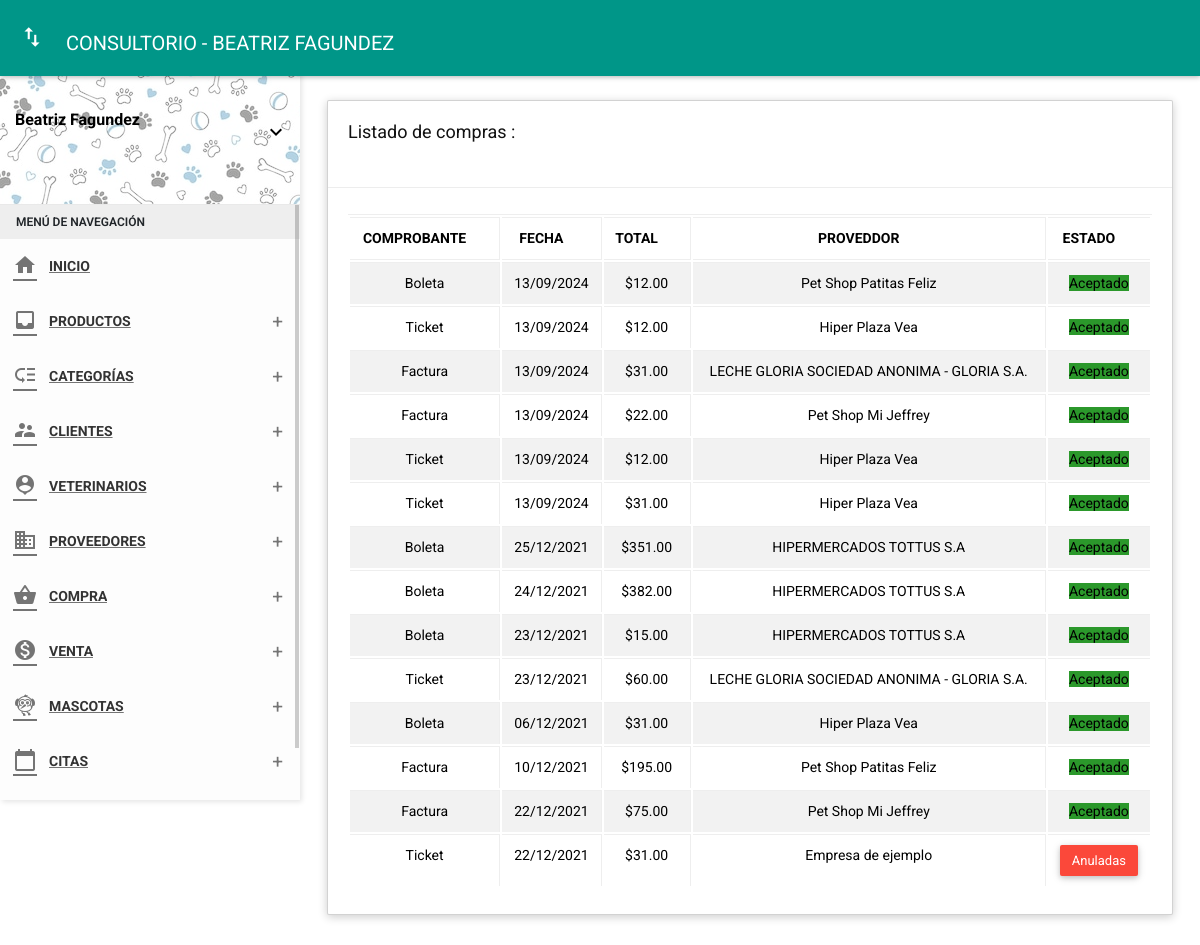
Page /folder/compra.php (signed in) on the earlier database version.
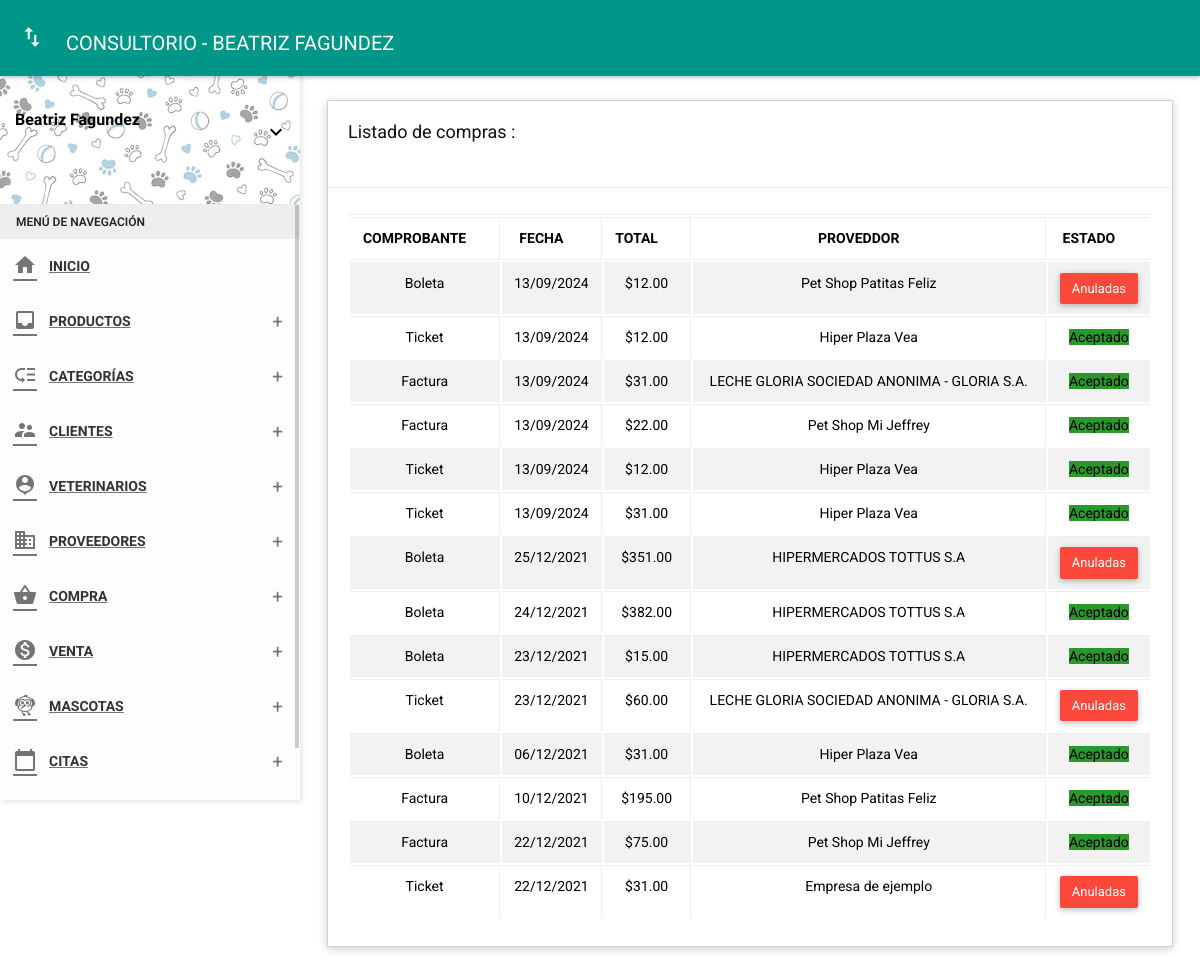
Same page on the later database version.
### tables this page shows
CREATE TABLE `compra` (
  `id_compra` int(11) NOT NULL,
  `fecha` date NOT NULL,
  `estado` char(1) NOT NULL,
  `id_prove` int(11) NOT NULL,
  `total` decimal(10,2) NOT NULL,
  `tipoc` varchar(25) NOT NULL,
  `tipopa` varchar(15) NOT NULL
);

CREATE TABLE `supplier` (
  `id_prove` int(11) NOT NULL,
  `nomprove` varchar(255) NOT NULL,
  `ruc` char(14) NOT NULL,
  `direcc` varchar(200) NOT NULL,
  `pais` varchar(50) NOT NULL,
  `tele` char(12) NOT NULL,
  `corre` varchar(35) NOT NULL,
  `estado` char(1) NOT NULL,
  `fere` timestamp NOT NULL DEFAULT current_timestamp() ON UPDATE current_timestamp()
);

### Controller/compracontrolador.php (called while the page is built, shortened)
<?php
class compracontrolador{
    function mostrar(){
        require_once '../View/compra/mostrar.php';
    }
    }

### View/compra/mostrar.php (the view, shortened to what this page needs)
<?php include('./../Includes/Head.php'); ?>
<body class="theme-red">
    <nav class="navbar">
        <div class="container-fluid">
            <div class="navbar-header">
                <a href="javascript:void(0);" class="navbar-toggle collapsed" data-toggle="collapse" data-target="#navbar-collapse" aria-expanded="false"></a>
                <a class="navbar-brand" href="../vista/panel-admin/administrador"> CONSULTORIO - BEATRIZ FAGUNDEZ </a>
            </div>
        </div>
    </nav>
    <?php include '../Includes/Sidebar.php'; ?>
    <section class="content">
        <div class="container-fluid">
            <div class="row clearfix">
                <div class="col-lg-12 col-md-12 col-sm-12 col-xs-12">
                    <div class="card">
                        <div class="header">
                            <h2>
                                Listado de compras :
                            </h2><br>
                        </div>
                        <div class="body">
                            <div class="table-responsive">
                                <?php
$contraseña = "";
$usuario = "root";
$nombre_base_de_datos = "vetdog";
try{
    $base_de_datos = new PDO('mysql:host=localhost;dbname=' . $nombre_base_de_datos, $usuario, $contraseña);
     $base_de_datos->query("set names utf8;");
    $base_de_datos->setAttribute(PDO::ATTR_EMULATE_PREPARES, FALSE);
    $base_de_datos->setAttribute(PDO::ATTR_ERRMODE, PDO::ERRMODE_EXCEPTION);
    $base_de_datos->setAttribute(PDO::ATTR_DEFAULT_FETCH_MODE, PDO::FETCH_OBJ);
}catch(Exception $e){
    echo "Ocurrió algo con la base de datos: " . $e->getMessage();
}
$sentencia = $base_de_datos->query("SELECT  compra.fecha, compra.id_compra,compra.estado, compra.total,compra.tipoc, compra.tipopa, supplier.id_prove, supplier.nomprove, supplier.ruc, supplier.direcc, supplier.pais, supplier.tele, supplier.corre,
GROUP_CONCAT( products.nompro, '..', products.codigo, '..',products.preciC, '..', productos_comprados.canti SEPARATOR '__') AS products FROM compra INNER JOIN productos_comprados ON productos_comprados.id_compra = compra.id_compra INNER JOIN products ON products.id_prod = productos_comprados.id_prod INNER JOIN supplier ON compra.id_prove =supplier.id_prove GROUP BY compra.id_compra ORDER BY compra.id_compra DESC;");
$compras = $sentencia->fetchAll(PDO::FETCH_OBJ);
?>
                                <table class="table table-bordered table-striped table-hover dataTable js-exportable">
                                    <thead>
                                        <tr>
                                        <th class="text-center">COMPROBANTE</th>
                                        <th class="text-center">FECHA</th>
                                        <th class="text-center">TOTAL</th>
                                        <th class="text-center">PROVEDDOR</th>
                                        <th class="text-center">ESTADO</th>
                                    </tr>
                                    </thead>
                                    <tbody>
                                    <?php foreach($compras as $compra){ ?>
                                    <tr>
                                    <td class="text-center"><?php echo $compra->tipoc ?></td>
                                    <td class="text-center"><?php echo (new DateTime($compra->fecha))->format('d/m/Y'); ?></td>
                                    <td class="text-center">$<?php echo $compra->total ?></td>
                                    <td class="text-center"><?php echo $compra->nomprove ?></td>
                                    <td class="text-center">
                <?php
                if($compra->estado==1)  { ?>
                <form  method="get" action="javascript:activo('<?php echo $compra->id_compra; ?>')">
                    <span class="label label-success">Aceptado</span>
                </form>
                <?php  }   else {?>
                    <form  method="get" action="javascript:inactivo('<?php echo $compra->id_compra; ?>')">
                        <button type="submit" class="btn btn-danger btn-xs">Anuladas</button>
                     </form>
                        <?php  } ?>
            </td>
                                    </tr>
                                     <?php } ?>
                                </tbody>
                                </table>
                            </div>
                        </div>
                    </div>
                </div>
            </div>
        </div>
    </section>
</body>
</html>

Differences in the rows shown:
changed compra (number 1 of 14 on the later page): estado "Aceptado" → "Anuladas"
changed compra (number 7 of 14 on the later page): estado "Aceptado" → "Anuladas"
changed compra (number 10 of 14 on the later page): estado "Aceptado" → "Anuladas"
